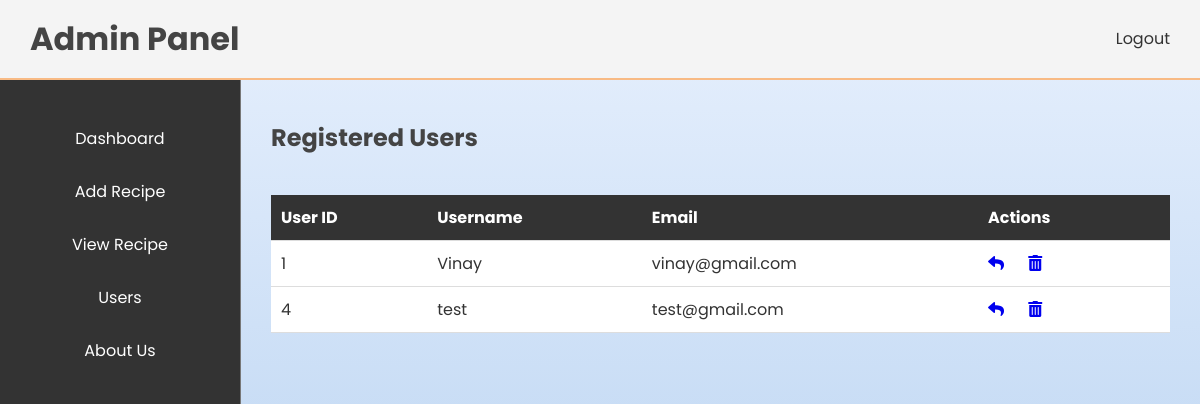
/admin/users.php, run on the app's committed database.
### tables this page shows
CREATE TABLE `users` (
  `user_id` int(11) NOT NULL,
  `username` varchar(50) NOT NULL,
  `password` varchar(50) NOT NULL,
  `email` varchar(50) NOT NULL
);

### admin/users.php (the view, shortened to what this page needs)
<?php
  include '../includes/config.php';
  $query = "SELECT * FROM Users";
  $result = $conn->query($query);
?>
<!DOCTYPE html>
<html lang="en">
<head>
  <link rel="stylesheet" href="https://cdnjs.cloudflare.com/ajax/libs/font-awesome/5.15.4/css/all.min.css">
  <link rel="stylesheet" type="text/css" href="style.css">
</head>
<body>
  <?php
    include 'includes/header.php';
    include 'includes/sidebar.php';
  ?>
    <div class="container">
      <h2 >Registered Users</h2>
      <table>
        <tr>
          <th>User ID</th>
          <th>Username</th>
          <th>Email</th>
          <th>Actions</th>
        </tr>
        <?php while($user = $result->fetch_assoc()): ?>
          <tr>
            <td><?php echo $user['user_id']; ?></td>
            <td><?php echo $user['username']; ?></td>
            <td><?php echo $user['email']; ?></td>
            <td>
              <a href="mailto:<?php echo $user['email']; ?>"><i class="fas fa-reply"></i></a>
              <a href="?delete=<?php echo $user['user_id']; ?>" onclick="return confirm('Are you sure you want to delete this user?');"><i class="fas fa-trash-alt"></i></a>
            </td>
          </tr>
        <?php endwhile; ?>
      </table>
    </div>
  </div>
</body>
</html>

### admin/style.css (style rules this page uses)
body { margin: 0; padding: 0; font-family: "Poppins", sans-serif; background-image: linear-gradient(to top, #accbee 0%, #e7f0fd 100%); }
.container h2 { color: #444; padding: 20px 0; }
table { width: 100%; border-collapse: collapse; background: #fff; }
th, td { padding: 10px; text-align: left; border-bottom: 1px solid #ddd; color: #333; }
td a { margin-right: 20px; }
th { background: #333; color: #fff; }

### data on the page
users: user_id "1", username "Vinay", email "vinay@gmail.com"
users: user_id "4", username "test", email "test@gmail.com"
